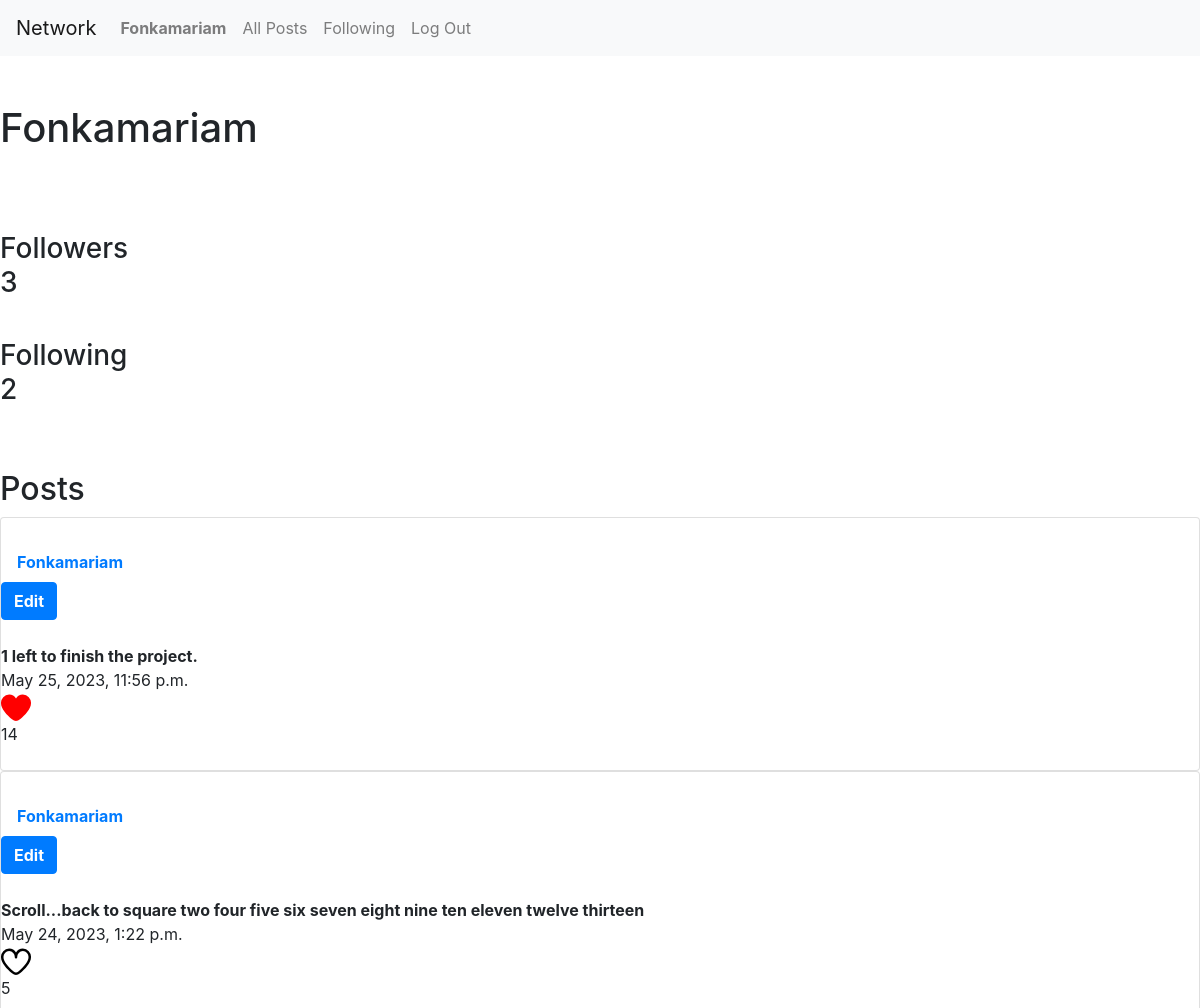
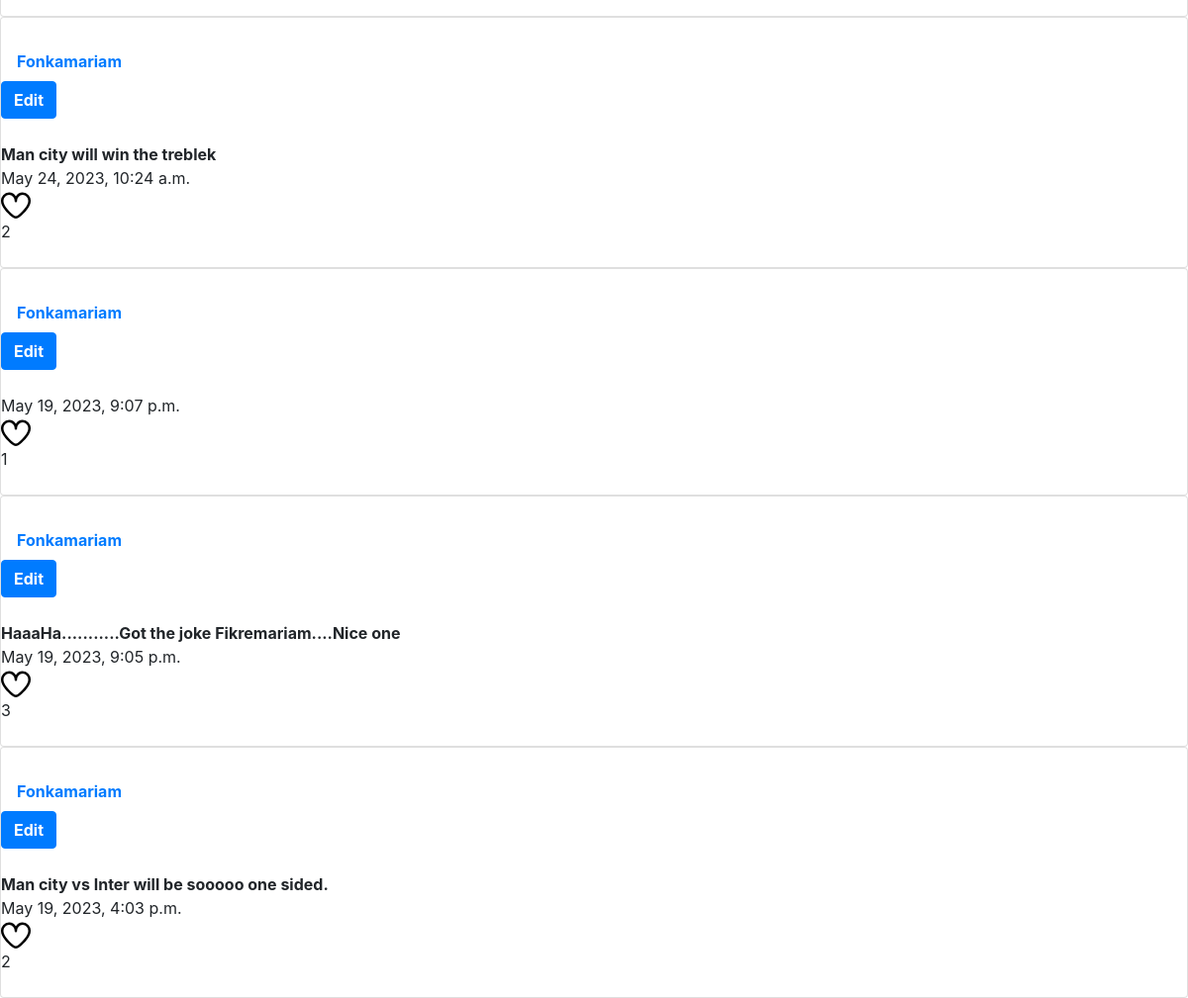
Screenshot of /Fonkamariam (signed in) with the database file from the repository (2 pictures, top to bottom).
### network/models.py (models this page shows, shortened)
class User(AbstractUser):
    pass

class Posts(models.Model):
    owner= models.ForeignKey(User, on_delete=models.CASCADE, related_name="user")
    text= models.TextField()
    timestamp = models.DateTimeField(auto_now_add=True)
    like= models.IntegerField(default=0, blank=True,null=True)

### network/views.py (the view)
# urls.py: path("<str:namee>", views.profile, name="profile")
@csrf_exempt
def profile(request,namee):
    if request.method == 'GET':
        list_for_like=[]
        a=User.objects.get(username= namee)
        b=a.id
        x=request.user
        current_post=Posts.objects.filter(owner = b)
        current_post = current_post.order_by("-timestamp").all()
        page = request.GET.get('page', 1)
        paginator = Paginator(current_post, 10)
        try:
            users = paginator.page(page)
            time.sleep(1)
        except PageNotAnInteger:
            users = paginator.page(0.5)
        except EmptyPage:
            users = paginator.page(paginator.num_pages)
        list_for_followers=[]
        list_for_following=[]
        try:
            want=Follow.objects.get(name = a)
        except Follow.DoesNotExist:
            want = Follow.objects.create(name= a)
            want.save()
        f_r=want.followers.iterator()
        f_ing=want.following.iterator()
        for c in f_r:
            list_for_followers.append(c)
        for y in f_ing:
            list_for_following.append(y)
        unfollow=''
        if x in list_for_followers:
            unfollow='active'
        try:
            new=Like.objects.get(liker=request.user)
        except Like.DoesNotExist:
            new=Like.objects.create(liker=request.user)
            new.save()
        fonka=new.liked.iterator()
        for f in fonka:
            list_for_like.append(f)
        return render(request, "network/profile_page.html",{"list":list_for_like,"unfollow":unfollow,"name":namee,"curr_post":users,"username":request.user, "following":len(list_for_following),"followers":len(list_for_followers)})

### network/templates/network/profile_page.html (shortened to what this page needs)
{% extends "network/layout.html" %}
{% load static %}
{% block body %}
<br><br>
<h1>{{name}}</h1>
<br>
<br><br>
<h3>Followers <p id="follower_num">{{followers}}</p></h3> <br>
<h3>Following <p id="following_num">{{following}}</p></h3>
<br><br>
<h2>Posts</h2>
{% for post in curr_post %}
<div class="card" row="3">
  <br>
  {% if user.is_authenticated %}
  <a class="nav-link" href="/{{post.owner}}"><strong> {{post.owner}}</strong></a>
  {%else%}
  <strong>{{post.owner}}</strong>
  {% endif %}
  {% if user == post.owner %}
  <button id="4{{post.id}}" style="width:min-content" onclick="Edit({{post.id}})" class="btn btn-primary"><strong> Edit </strong></button>
  {% endif %}
  <br>
  <div id="{{post.id}}"><strong>{{post.text}}</strong></div>
  <div>{{post.timestamp}}</div>
  {% if post in list %}
  <svg id="after_like{{post.id}}"  fill="red" onclick="after_like({{post.id}})" height="30px" width="30px" xmlns="http://www.w3.org/2000/svg"  viewBox="0 0 24 24"><title>Unlike</title><path d="M17.5,1.917a6.4,6.4,0,0,0-5.5,3.3,6.4,6.4,0,0,0-5.5-3.3A6.8,6.8,0,0,0,0,8.967c0,4.547,4.786,9.513,8.8,12.88a4.974,4.974,0,0,0,6.4,0C19.214,18.48,24,13.514,24,8.967A6.8,6.8,0,0,0,17.5,1.917Zm-3.585"/></svg>
  <div id="like{{post.id}}" class="pad">{{post.like}}</div>
  {% else %}
  <svg id="before_like{{post.id}}" onclick="before_like({{post.id}})"  xmlns="http://www.w3.org/2000/svg" height="30px" width="30px" viewBox="0 0 24 24"><title>Like</title><path d="M17.5,1.917a6.4,6.4,0,0,0-5.5,3.3,6.4,6.4,0,0,0-5.5-3.3A6.8,6.8,0,0,0,0,8.967c0,4.547,4.786,9.513,8.8,12.88a4.974,4.974,0,0,0,6.4,0C19.214,18.48,24,13.514,24,8.967A6.8,6.8,0,0,0,17.5,1.917Zm-3.585,18.4a2.973,2.973,0,0,1-3.83,0C4.947,16.006,2,11.87,2,8.967a4.8,4.8,0,0,1,4.5-5.05A4.8,4.8,0,0,1,11,8.967a1,1,0,0,0,2,0,4.8,4.8,0,0,1,4.5-5.05A4.8,4.8,0,0,1,22,8.967C22,11.87,19.053,16.006,13.915,20.313Z"/></svg>
  <div id="like{{post.id}}" class="pad">{{post.like}}</div>
  {% endif %}
  <br>
</div>
      {% endfor %}
{% endblock %}

### network/templates/network/layout.html (shortened to what this page needs)
{% load static %}
<!DOCTYPE html>
<html lang="en">
    <head>
        <link rel="stylesheet" href="https://stackpath.bootstrapcdn.com/bootstrap/4.4.1/css/bootstrap.min.css">
        <link href="{% static 'network/styles.css' %}" rel="stylesheet">
    </head>
    <body>
        <nav class="navbar navbar-expand-lg navbar-light bg-light">
            <a class="navbar-brand" href="#">Network</a>
            <div>
              <ul class="navbar-nav mr-auto">
                {% if user.is_authenticated %}
                    <li class="nav-item">
                        <a class="nav-link" href="/{{user.username}}"><strong> {{user.username}}</strong></a>
                    </li>
                {% endif %}
                <li class="nav-item">
                  <a class="nav-link" href="{% url 'index' %}">All Posts</a>
                </li>
                {% if user.is_authenticated %}
                    <li class="nav-item">
                        <a class="nav-link" href="{% url 'following' %}">Following</a>
                    </li>
                    <li class="nav-item">
                        <a class="nav-link" href="{% url 'logout' %}">Log Out</a>
                    </li>
                {% endif %}
              </ul>
            </div>
          </nav>
        <div class="body">
            {% block body %}
            {% endblock %}
        </div>
    </body>
</html>

### rows the page displays
User: username "Fonkamariam"
Posts: owner "Fonkamariam", text "1 left to finish the project.", timestamp "May 25, 2023, 11:56 p.m.", like "14"
Posts: owner "Fonkamariam", text "Scroll...back to square two four five six seven eight nine ten eleven twelve thirteen", timestamp "May 24, 2023, 1:22 p.m.", like "5"
Posts: owner "Fonkamariam", text "Man city will win the treblek", timestamp "May 24, 2023, 10:24 a.m.", like "2"
Posts: owner "Fonkamariam", timestamp "May 19, 2023, 9:07 p.m.", like "1"
Posts: owner "Fonkamariam", text "HaaaHa...........Got the joke Fikremariam....Nice one", timestamp "May 19, 2023, 9:05 p.m.", like "3"
Posts: owner "Fonkamariam", text "Man city vs Inter will be sooooo one sided.", timestamp "May 19, 2023, 4:03 p.m.", like "2"

### other values shown
{{ followers }} "3"
{{ following }} "2"
